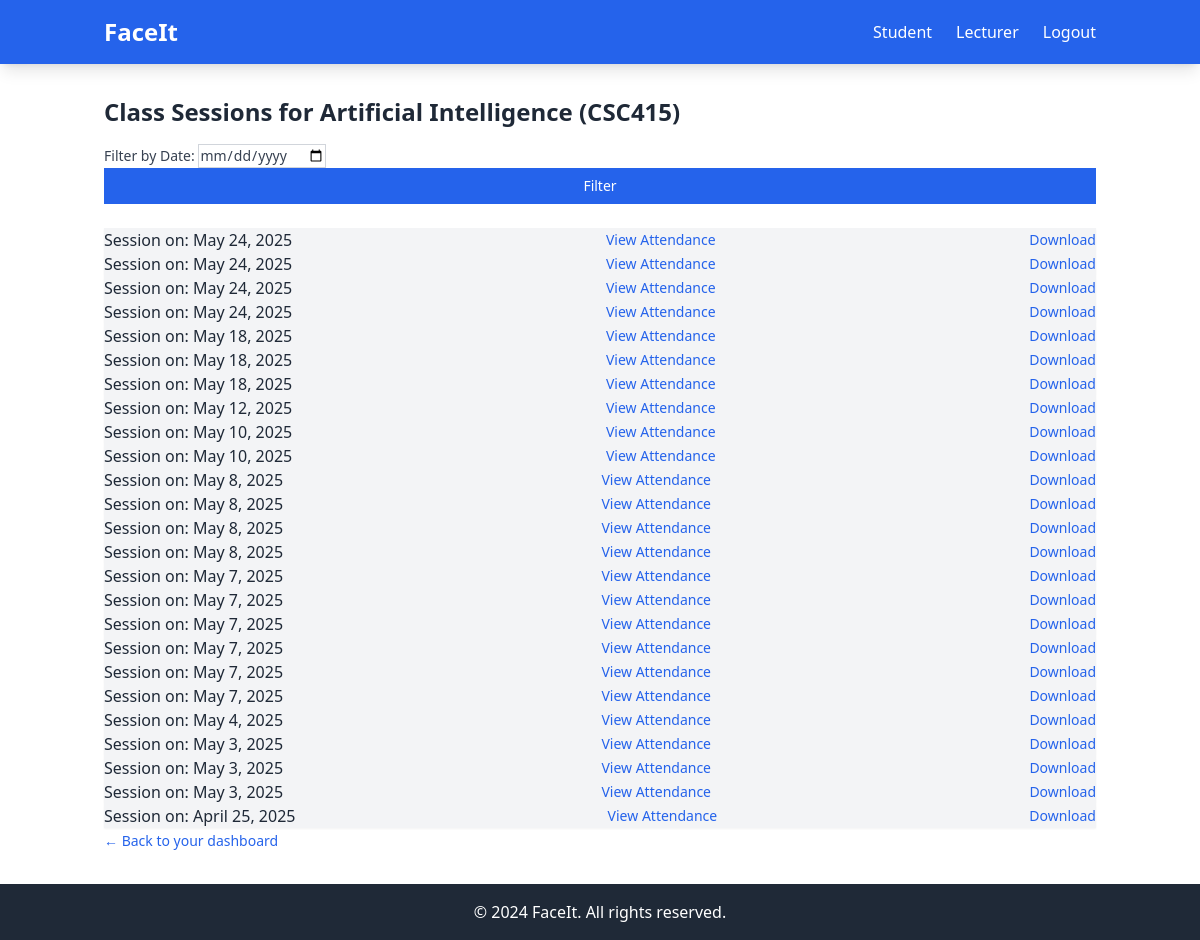
/attendance/1/sessions/ (signed in), run on an earlier commit of the app's database.
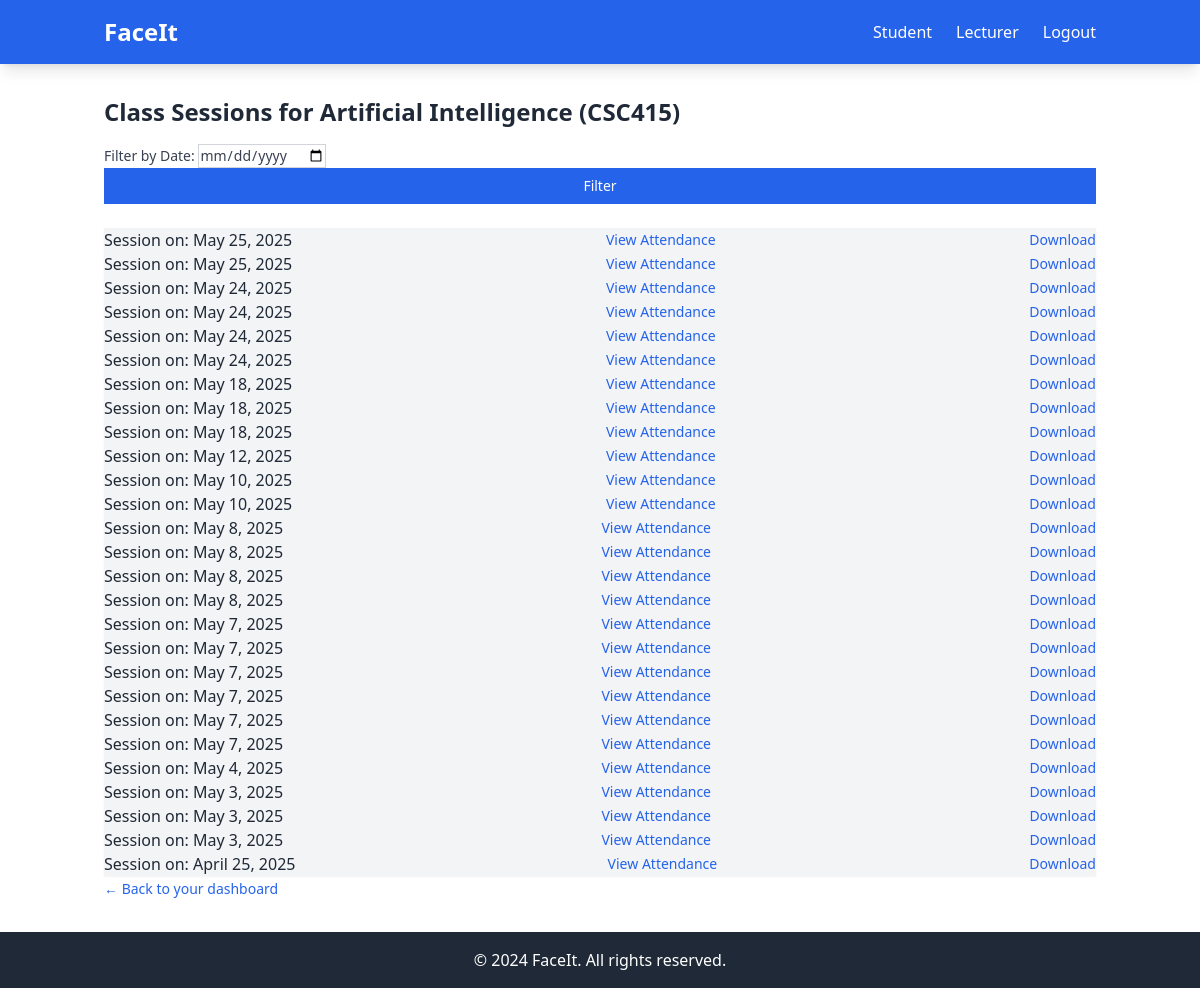
And on a later commit of the database.
### attendance/models.py (models this page shows, shortened)
class ClassSession(models.Model):
    course = models.ForeignKey('Course', on_delete=models.CASCADE, related_name='sessions')
    lecturer = models.ForeignKey('Lecturer', on_delete=models.CASCADE, related_name='sessions')
    date = models.DateField(auto_now_add=True)

### attendance/views.py (the view)
# urls.py: path('<int:course_id>/sessions/', view_course_sessions, name='view-sessions'),
@lecturer_login_required
def view_course_sessions(request, course_id):
    course = get_object_or_404(Course, pk=course_id)
    lecturer = Lecturer.objects.get(pk=request.session['lecturer_id'])
    if not course.lecturers.filter(id=lecturer.id).exists():
        return redirect('attendance:realmain')  # unauthorized
    query_date = request.GET.get('date')
    if query_date:
        try:
            filter_date = datetime.strptime(query_date, '%Y-%m-%d').date()
            sessions = course.sessions.filter(date=filter_date, lecturer=lecturer).order_by('-date')
        except ValueError:
            sessions = course.sessions.filter(lecturer=lecturer).order_by('-date')  # fallback
    else:
        sessions = course.sessions.filter(lecturer=lecturer).order_by('-date')
    return render(request, 'attendance/sessions.html', {
        'course': course,
        'sessions': sessions,
        'query_date': query_date or ''
    })

### attendance/templates/attendance/sessions.html
{% extends "base.html" %}
{% block content %}
    <div class="max-w-3xl mx-auto mt-10 p-6 bg-white rounded-lg shadow-md">
        <h2 class="text-2xl font-semibold text-gray-800 mb-4">
            Class Sessions for {{ course.course_name }} ({{ course.course_code }})
        </h2>
        <form method="GET" class="mb-6 flex flex-col md:flex-row md:items-center gap-3">
            <label class="text-sm text-gray-700">
                Filter by Date:
                <input type="date" name="date" value="{{ query_date }}"
                       class="ml-2 p-2 border border-gray-300 rounded-md">
            </label>
            <button type="submit" class="bg-blue-600 text-white px-4 py-2 rounded hover:bg-blue-700 text-sm">
                Filter
            </button>
        </form>
        {% if sessions %}
            <ul class="space-y-3">
                {% for session in sessions %}
                    <li class="bg-gray-100 p-4 rounded-md shadow-sm flex justify-between items-center">
                        <p class="text-gray-800 font-medium">Session on: {{ session.date }}</p>
                        <a href="{% url 'attendance:session-summary' session.id %}"
                           class="text-blue-600 text-sm hover:underline">View Attendance</a>
                        <a href="{% url 'attendance:session-download' session.id %}"
                           class="text-blue-600 text-sm hover:underline">Download</a>
                    </li>
                {% endfor %}
            </ul>
        {% else %}
            <p class="text-gray-600">No sessions found for this date.</p>
        {% endif %}
        <a href="{% url 'attendance:lecturer_page' %}" class="mt-6 inline-block text-sm text-blue-600 hover:underline">
            ← Back to your dashboard
        </a>
    </div>
{% endblock %}

What changed in the data, as far as the page shows it:
added ClassSession: date "May 25, 2025"
added ClassSession: date "May 25, 2025"
